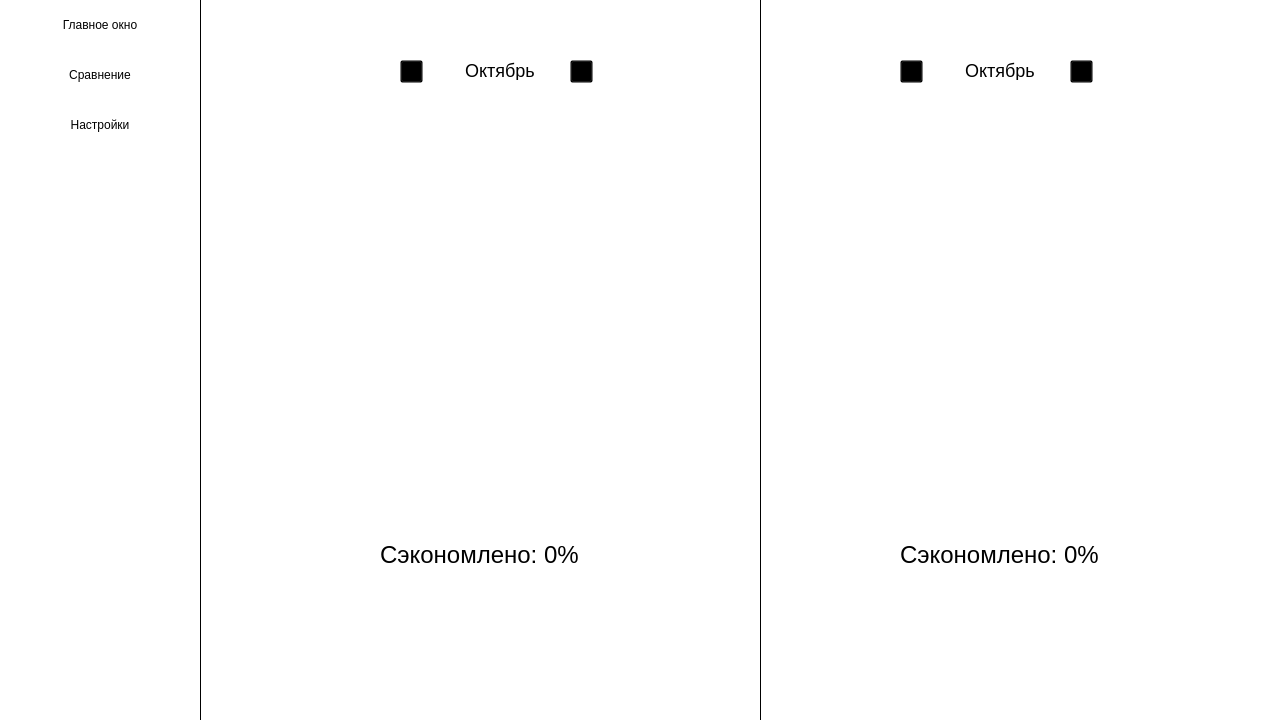
<?xml version="1.0" encoding="UTF-8"?>
<ui version="4.0">
 <class>Form</class>
 <widget class="QWidget" name="Form">
  <property name="geometry">
   <rect>
    <x>0</x>
    <y>0</y>
    <width>1280</width>
    <height>720</height>
   </rect>
  </property>
  <property name="windowTitle">
   <string>Form</string>
  </property>
  <property name="styleSheet">
   <string notr="true">background-color: white;</string>
  </property>
  <widget class="QPushButton" name="comparison_window_button">
   <property name="geometry">
    <rect>
     <x>0</x>
     <y>50</y>
     <width>200</width>
     <height>50</height>
    </rect>
   </property>
   <property name="styleSheet">
    <string notr="true">border: none;</string>
   </property>
   <property name="text">
    <string>Сравнение</string>
   </property>
  </widget>
  <widget class="QPushButton" name="main_window_button">
   <property name="geometry">
    <rect>
     <x>0</x>
     <y>0</y>
     <width>200</width>
     <height>50</height>
    </rect>
   </property>
   <property name="styleSheet">
    <string notr="true">border: none;</string>
   </property>
   <property name="text">
    <string>Главное окно</string>
   </property>
  </widget>
  <widget class="QPushButton" name="settings_button">
   <property name="geometry">
    <rect>
     <x>0</x>
     <y>100</y>
     <width>200</width>
     <height>50</height>
    </rect>
   </property>
   <property name="styleSheet">
    <string notr="true">border: none;</string>
   </property>
   <property name="text">
    <string>Настройки</string>
   </property>
  </widget>
  <widget class="QFrame" name="frame">
   <property name="geometry">
    <rect>
     <x>200</x>
     <y>0</y>
     <width>1</width>
     <height>730</height>
    </rect>
   </property>
   <property name="styleSheet">
    <string notr="true">background-color: black;</string>
   </property>
   <property name="frameShape">
    <enum>QFrame::StyledPanel</enum>
   </property>
   <property name="frameShadow">
    <enum>QFrame::Raised</enum>
   </property>
  </widget>
  <widget class="QLabel" name="month1">
   <property name="geometry">
    <rect>
     <x>465</x>
     <y>60</y>
     <width>100</width>
     <height>20</height>
    </rect>
   </property>
   <property name="font">
    <font>
     <pointsize>-1</pointsize>
    </font>
   </property>
   <property name="styleSheet">
    <string notr="true">background: transparent;
font-size: 18px;</string>
   </property>
   <property name="text">
    <string>Октябрь</string>
   </property>
  </widget>
  <widget class="QPushButton" name="month1_left_btn">
   <property name="geometry">
    <rect>
     <x>400</x>
     <y>60</y>
     <width>23</width>
     <height>23</height>
    </rect>
   </property>
   <property name="styleSheet">
    <string notr="true">background: transparent;</string>
   </property>
   <property name="text">
    <string/>
   </property>
  </widget>
  <widget class="QPushButton" name="month1_right_btn">
   <property name="geometry">
    <rect>
     <x>570</x>
     <y>60</y>
     <width>23</width>
     <height>23</height>
    </rect>
   </property>
   <property name="styleSheet">
    <string notr="true">background: transparent;</string>
   </property>
   <property name="text">
    <string/>
   </property>
  </widget>
  <widget class="QLabel" name="month2">
   <property name="geometry">
    <rect>
     <x>965</x>
     <y>60</y>
     <width>100</width>
     <height>20</height>
    </rect>
   </property>
   <property name="styleSheet">
    <string notr="true">background: transparent;
font-size: 18px;</string>
   </property>
   <property name="text">
    <string>Октябрь</string>
   </property>
  </widget>
  <widget class="QPushButton" name="month2_left_btn">
   <property name="geometry">
    <rect>
     <x>900</x>
     <y>60</y>
     <width>23</width>
     <height>23</height>
    </rect>
   </property>
   <property name="styleSheet">
    <string notr="true">background: transparent;</string>
   </property>
   <property name="text">
    <string/>
   </property>
  </widget>
  <widget class="QPushButton" name="month2_right_btn">
   <property name="geometry">
    <rect>
     <x>1070</x>
     <y>60</y>
     <width>23</width>
     <height>23</height>
    </rect>
   </property>
   <property name="styleSheet">
    <string notr="true">background: transparent;</string>
   </property>
   <property name="text">
    <string/>
   </property>
  </widget>
  <widget class="QLabel" name="saved1">
   <property name="geometry">
    <rect>
     <x>380</x>
     <y>540</y>
     <width>331</width>
     <height>30</height>
    </rect>
   </property>
   <property name="styleSheet">
    <string notr="true">background: transparent;
font-size: 24px;</string>
   </property>
   <property name="text">
    <string>Сэкономлено: 0%</string>
   </property>
  </widget>
  <widget class="QLabel" name="saved2">
   <property name="geometry">
    <rect>
     <x>900</x>
     <y>540</y>
     <width>361</width>
     <height>30</height>
    </rect>
   </property>
   <property name="styleSheet">
    <string notr="true">background: transparent;
font-size: 24px;</string>
   </property>
   <property name="text">
    <string>Сэкономлено: 0%</string>
   </property>
  </widget>
  <widget class="QFrame" name="frame_2">
   <property name="geometry">
    <rect>
     <x>760</x>
     <y>0</y>
     <width>1</width>
     <height>730</height>
    </rect>
   </property>
   <property name="styleSheet">
    <string notr="true">background-color: black;</string>
   </property>
   <property name="frameShape">
    <enum>QFrame::StyledPanel</enum>
   </property>
   <property name="frameShadow">
    <enum>QFrame::Raised</enum>
   </property>
  </widget>
 </widget>
 <resources/>
 <connections/>
</ui>
